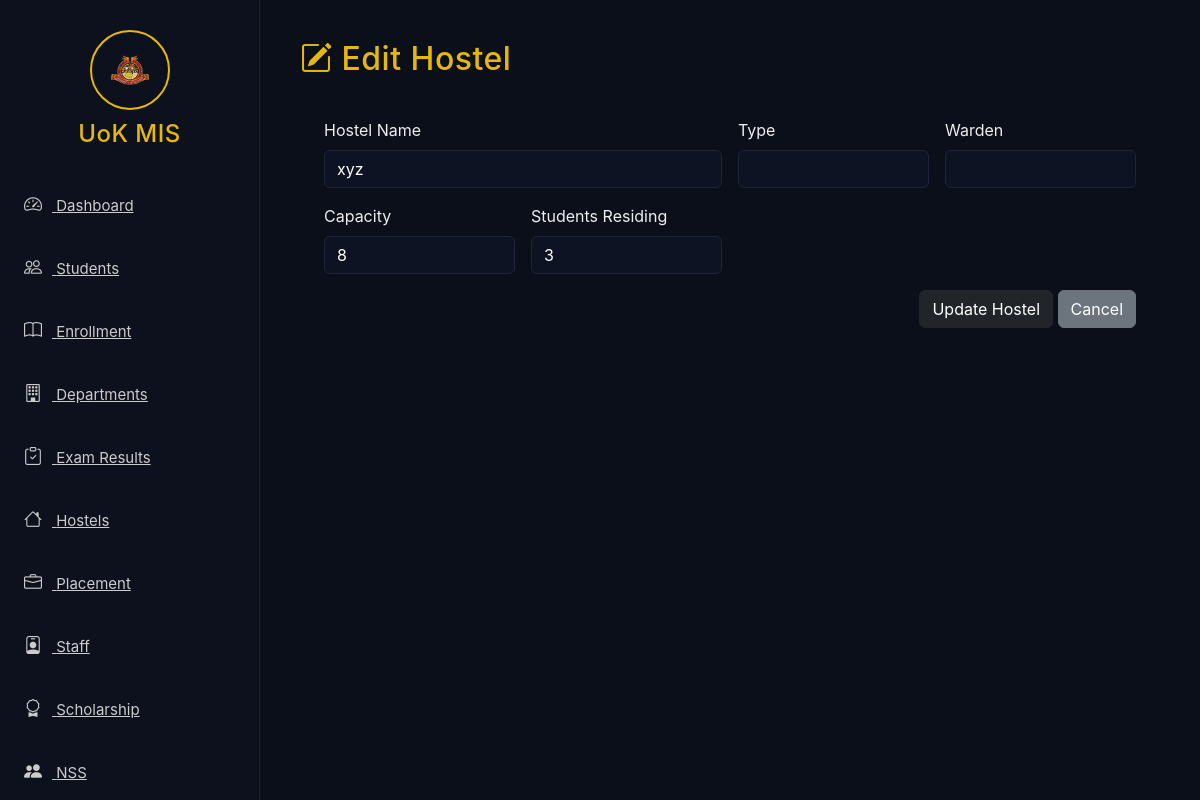
/hostels/edit/2, run on the app's committed database.
### app/models.py (models this page shows, shortened)
class Hostel(db.Model):
    id = db.Column(db.Integer, primary_key=True)
    name = db.Column(db.String(120), nullable=False)
    warden = db.Column(db.String(120))
    type = db.Column(db.String(80))
    capacity = db.Column(db.Integer, default=0)
    students_residing = db.Column(db.Integer, default=0)
    created_at = db.Column(db.DateTime, default=datetime.utcnow)

### app/routes.py (the view, shortened to what this page needs)
@main.route("/hostels/edit/<int:hostel_id>", methods=["GET", "POST"])
def edit_hostel(hostel_id):
    h = Hostel.query.get_or_404(hostel_id)
    return render_template("hostels/edit_hostel.html", hostel=h)

### app/templates/hostels/edit_hostel.html
{% extends 'base.html' %}
{% block content %}
<div class="page-header">
  <h2><i class="bi bi-pencil-square"></i> Edit Hostel</h2>
</div>
<div class="card-glow p-4 mt-3">
  <form method="POST" class="row g-3">
    <div class="col-md-6">
      <label class="form-label">Hostel Name</label>
      <input name="name" value="{{ hostel.name }}" class="form-control" required>
    </div>
    <div class="col-md-3">
      <label class="form-label">Type</label>
      <input name="type" value="{{ hostel.type }}" class="form-control">
    </div>
    <div class="col-md-3">
      <label class="form-label">Warden</label>
      <input name="warden" value="{{ hostel.warden }}" class="form-control">
    </div>
    <div class="col-md-3">
      <label class="form-label">Capacity</label>
      <input name="capacity" value="{{ hostel.capacity }}" type="number" class="form-control">
    </div>
    <div class="col-md-3">
      <label class="form-label">Students Residing</label>
      <input name="students_residing" value="{{ hostel.students_residing }}" type="number" class="form-control">
    </div>
    <div class="col-12 text-end">
      <button class="btn btn-dark">Update Hostel</button>
      <a href="{{ url_for('main.hostels') }}" class="btn btn-secondary">Cancel</a>
    </div>
  </form>
</div>
{% endblock %}

### app/static/css/style.css (style rules this page uses)
body { background: #0b0f19; color: #eee; font-family: "Inter", sans-serif; overflow-x: hidden; }
h1, h2, h3, h4, h5, h6 { color: #e5b80b; letter-spacing: 0.5px; }
input, select, textarea { background: #0d1322 !important; color: #fff !important; border: 1px solid #1e2538 !important; }

### data on the page
Hostel: name "xyz", capacity "8", students_residing "3"
